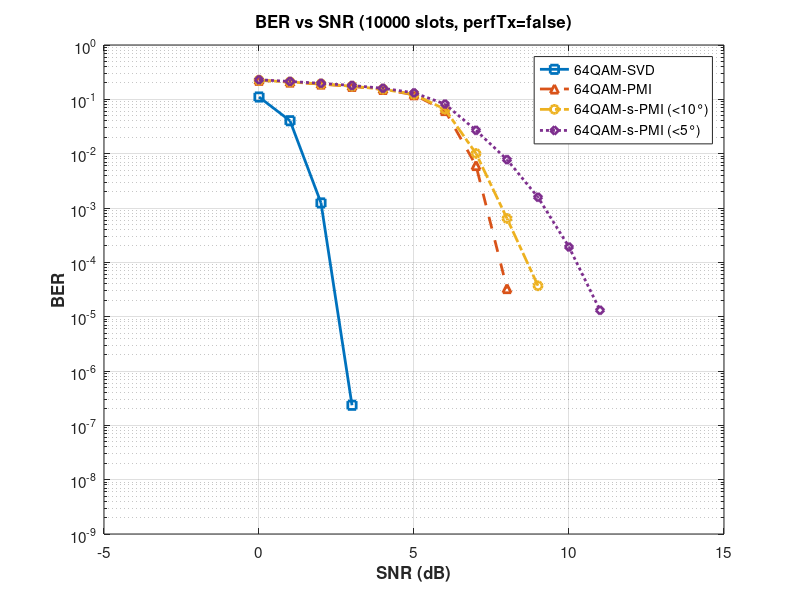

Write MATLAB code to recreate this figure.
% filepath: plot_64qam_comparison.m
% 64QAM BER Comparison: SVD, PMI, s-PMI (<10°), s-PMI (<5°)

% 64QAM-SVD (from results_20251029_160814.txt)
SNRdB_64QAM_SVD = [0; 1; 2; 3; 4; 5; 6; 7; 8; 9; 10; 11; 12; 13; 14; 15];
BER_64QAM_SVD = [1.1037e-01; 4.0367e-02; 1.2393e-03; 2.3427e-07; 0.0000e+00; ...
    0.0000e+00; 0.0000e+00; 0.0000e+00; 0.0000e+00; 0.0000e+00; ...
    0.0000e+00; 0.0000e+00; 0.0000e+00; 0.0000e+00; 0.0000e+00; ...
    0.0000e+00];
AvgBitErr_64QAM_SVD = [3957.58; 1447.39; 44.44; 0.01; 0.00; ...
    0.00; 0.00; 0.00; 0.00; 0.00; ...
    0.00; 0.00; 0.00; 0.00; 0.00; ...
    0.00];
PktErr_64QAM_SVD = [10000; 9864; 3800; 24; 0; ...
    0; 0; 0; 0; 0; ...
    0; 0; 0; 0; 0; ...
    0];

% 64QAM-PMI (from results_20251030_004034.txt)
SNRdB_64QAM_PMI = [0; 1; 2; 3; 4; 5; 6; 7; 8; 9; 10; 11; 12; 13; 14; 15];
BER_64QAM_PMI = [2.2388e-01; 2.0773e-01; 1.9094e-01; 1.7311e-01; 1.5216e-01; ...
    1.2144e-01; 6.2183e-02; 6.0519e-03; 3.2887e-05; 0.0000e+00; 0.0000e+00; ...
    0.0000e+00; 0.0000e+00; 0.0000e+00; 0.0000e+00; 0.0000e+00];
AvgBitErr_64QAM_PMI = [8027.50; 7448.21; 6846.35; 6206.89; 5455.80; ...
    4354.51; 2229.64; 217.00; 1.18; 0.00; 0.00; ...
    0.00; 0.00; 0.00; 0.00; 0.00];
PktErr_64QAM_PMI = [10000; 10000; 10000; 10000; 10000; ...
    10000; 9925; 6465; 310; 0; 0; ...
    0; 0; 0; 0; 0];

% 64QAM-s-PMI (<10 degrees)
SNRdB_64QAM_sPMI10 = [0; 1; 2; 3; 4; 5; 6; 7; 8; 9; 10; 11; 12; 13; 14; 15];
BER_64QAM_sPMI10 = [2.2480e-01; 2.0849e-01; 1.9213e-01; 1.7435e-01; 1.5356e-01; ...
    1.2352e-01; 6.5643e-02; 1.0088e-02; 6.4134e-04; 3.7006e-05; 0.0000e+00; ...
    0.0000e+00; 0.0000e+00; 0.0000e+00; 0.0000e+00; 0.0000e+00];
AvgBitErr_64QAM_sPMI10 = [8060.58; 7475.57; 6889.00; 6251.36; 5506.07; ...
    4428.93; 2353.71; 361.73; 23.00; 1.33; 0.00; ...
    0.00; 0.00; 0.00; 0.00; 0.00];
PktErr_64QAM_sPMI10 = [10000; 10000; 10000; 10000; 10000; ...
    10000; 9921; 6766; 717; 47; 0; ...
    0; 0; 0; 0; 0];

% 64QAM-s-PMI (<5 degrees)
SNRdB_64QAM_sPMI5 = [0; 1; 2; 3; 4; 5; 6; 7; 8; 9; 10; 11; 12; 13; 14; 15; 16; 17; 18; 19; 20];
BER_64QAM_sPMI5 = [2.2948e-01; 2.1324e-01; 1.9693e-01; 1.7988e-01; 1.5968e-01; ...
    1.3182e-01; 8.1831e-02; 2.6877e-02; 7.7686e-03; 1.5768e-03; 1.9128e-04; ...
    1.3111e-05; 0.0000e+00; 0.0000e+00; 0.0000e+00; 0.0000e+00; 0.0000e+00; ...
    0.0000e+00; 0.0000e+00; 0.0000e+00; 0.0000e+00];
AvgBitErr_64QAM_sPMI5 = [8228.26; 7645.91; 7061.20; 6449.84; 5725.50; ...
    4726.38; 2934.13; 963.71; 278.55; 56.54; 6.86; ...
    0.47; 0.00; 0.00; 0.00; 0.00; 0.00; ...
    0.00; 0.00; 0.00; 0.00];
PktErr_64QAM_sPMI5 = [10000; 10000; 10000; 10000; 10000; ...
    10000; 9941; 7526; 2329; 688; 170; ...
    18; 0; 0; 0; 0; 0; ...
    0; 0; 0; 0];

% Store in cell arrays
SNRdB_all = {SNRdB_64QAM_SVD, SNRdB_64QAM_PMI, SNRdB_64QAM_sPMI10, SNRdB_64QAM_sPMI5};
avgBER_all = {BER_64QAM_SVD, BER_64QAM_PMI, BER_64QAM_sPMI10, BER_64QAM_sPMI5};
avgBitErr_all = {AvgBitErr_64QAM_SVD, AvgBitErr_64QAM_PMI, AvgBitErr_64QAM_sPMI10, AvgBitErr_64QAM_sPMI5};
pktErr_all = {PktErr_64QAM_SVD, PktErr_64QAM_PMI, PktErr_64QAM_sPMI10, PktErr_64QAM_sPMI5};

% Configuration
labels = {'64QAM-SVD', '64QAM-PMI', '64QAM-s-PMI (<10°)', '64QAM-s-PMI (<5°)'};
lineStyles = {'-', '--', '-.', ':'};
markers = {'s', '^', 'o', 'd'};
colors = [0 0.4470 0.7410;      % Blue
          0.8500 0.3250 0.0980;  % Orange
          0.9290 0.6940 0.1250;  % Yellow
          0.4940 0.1840 0.5560]; % Purple
numIter = 10000;

% Plotting
figure;
for i = 1:length(labels)
    semilogy(SNRdB_all{i}, avgBER_all{i}, ... 
        'LineWidth', 2, ...
        'LineStyle', lineStyles{i}, ...
        'Marker', markers{i}, ...
        'MarkerSize', 6, ...
        'Color', colors(i, :), ...
        'DisplayName', labels{i});
    hold on;
end
grid on;
hold off;
xlabel('SNR (dB)', 'FontSize', 14, 'FontWeight', 'bold');
ylabel('BER', 'FontSize', 14, 'FontWeight', 'bold');
title(sprintf('BER vs SNR (%d slots, perfTx=false)', numIter), ...
    'FontSize', 14, 'FontWeight', 'bold');
legend('Location', 'best', 'FontSize', 10);
set(gca, 'FontSize', 11);
ylim([1e-9 1e0]);
xlim([-5 15]);
